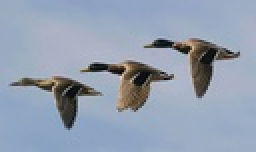
%> input picture lab5/kaczki.jpg, 128 x 76 px, shrunk from 588 x 348 before the run (shown 2 times larger)
$ octave lab5.m   (GNU Octave 9; MATLAB toolbox functions it lacks are replaced by stand-ins)
%> lines starting %> are read from the running program, lines starting %| are printed output that depends on the picture; in (x1, y1, x2, y2) boxes, pixels count from 0 and x2, y2 are one past the last pixel; in counts of white or black regions, pixels touching at a corner belong together; the program's own positions count from 1
clear;clc;close all;
im=rgb2gray(double(imread('kaczki.jpg'))/255);
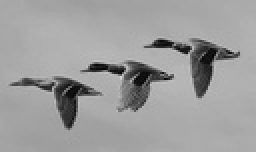
%> im: size 76x128 double (shown 2 times larger); min 0.0162, max 0.847, mean 0.618
im=imbinarize(1-im);
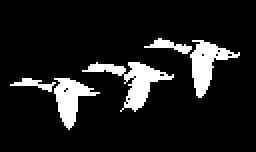
%> im: size 76x128 logical (shown 2 times larger); 11.1% white; 5 white regions, box (x1, y1, x2, y2) and area: (41, 31, 87, 56) 365, (95, 20, 120, 49) 302, (27, 39, 50, 65) 270, (72, 19, 96, 27) 78, (5, 39, 28, 46) 65
im=imclose(im,ones(11));%biale kaczki, czarne tlo po binaryzacji i zamknieciu
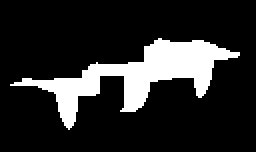
%> im: size 76x128 logical (shown 2 times larger); 16.3% white; 1 white region, box (x1, y1, x2, y2) and area: (5, 19, 120, 65) 1587
% [22 lines of commented-out code are left out]
imo=(double(imread('kaczki.jpg'))/255);
seg=bwmorph(im, 'thicken', inf);
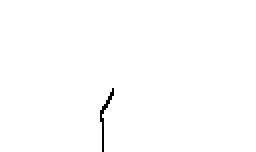
%> seg: size 76x128 logical (shown 2 times larger); 99.5% white; black in thin lines or dots, all inside (x1, y1, x2, y2) = (50, 44, 57, 76)
l=bwlabel(seg);
imshow((l==2).*imo)

%transformacja odleglosciowa
d=bwdist(im);
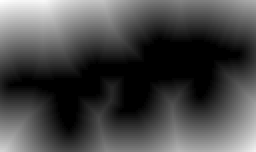
%> d: size 76x128 single (shown 2 times larger); min 0, max 40.52, mean 11.5; drawn with min black and max white
imshow(d,[0,max(d,[],'all')])

l=watershed(d);%taka sama macierz jak w przykpadku bwdist
%> l: size 76x128 uint8; every value is 1
imshow(label2rgb(l))
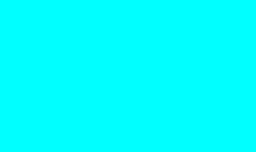
%> displayed picture: size 76x128x3, on the screen's scale of 0 to 255 (shown 2 times larger); mean R, G, B 0, 255, 255
